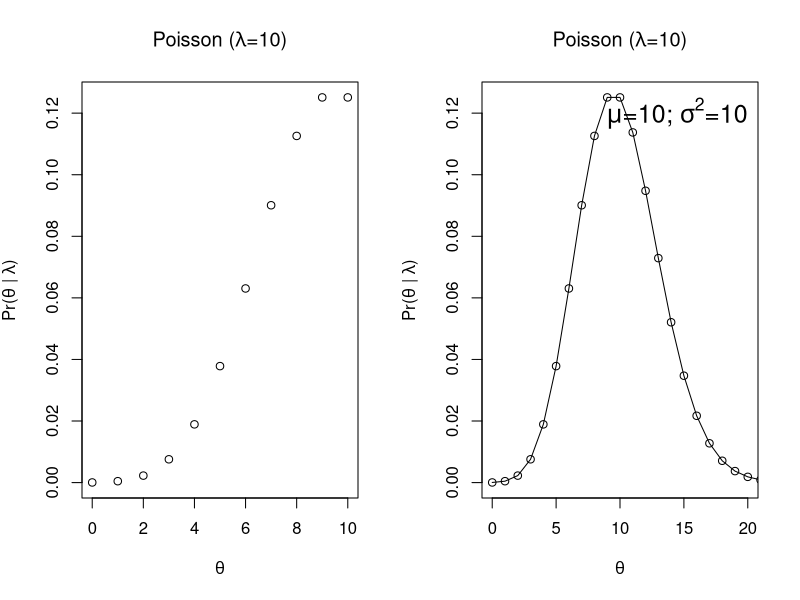
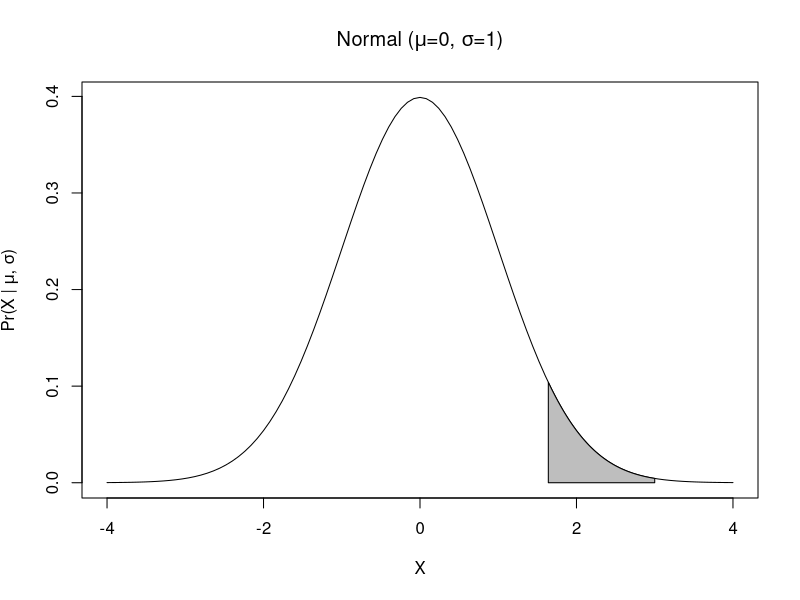

Source code (R) for these figures, in order:
## ---- chunk 1
poiss <- function(m, plotLine, plotMean, limits) {
  m <- as.numeric(m); omega <- 0:1000; probs <- dpois(omega,m)
  plot(omega,probs,type="p", xlab=expression(theta), xlim=limits,
       main=substitute(paste("Poisson (",lambda, "=", m, ")", sep="")),
       ylab=substitute(paste("Pr(", theta, " | ", lambda, ")", sep="")))
  if(plotLine) lines(omega, probs)
  if(plotMean) { range <- (m-trunc(m/2)):(m+trunc(m/2)); meanVal <- m; varVal <- m
    if(limits[2] %in% range) {coord <- 0;just <- c(0,1)} else {coord <- limits[2];just <- c(1,1)}
    text(coord, max(probs), adj=just, cex=1.5,
         substitute(paste(mu, "=", meanVal, "; ", sigma^2, "=", varVal)))
  }}
## ---- chunk 2
par(mfrow=c(1,2))
poiss(m=10, plotLine=FALSE, plotMean=FALSE, limits=c(0,10))
poiss(10, TRUE, TRUE, c(0, 20))
## ---- chunk 3
normal.prob <- function(mn, s, value, lower=FALSE) {
  mn <- as.numeric(mn)
  s <- as.numeric(s)
  y <- function(x) {dnorm(x,mean=mn,sd=s)}
  curve(y,from=mn-4*s, to=mn+4*s,xlab=expression(X), ylab=substitute(paste("Pr(X", " | ", mu,", ", sigma,")", sep="")),main=substitute(paste("Normal (", mu, "=", mn, ", ",sigma, "=", s, ")", sep="")))
  if(lower) {
    coord.x <- c(mn-3*s, seq(mn-3*s, value, 0.01),value)
    coord.y <- c(0, y(seq(mn-3*s, value, 0.01)),0)
  } else {
    coord.x <- c(value, seq(value, mn+3*s, 0.01), mn+3*s)
    coord.y <- c(0, y(seq(value, mn+3*s, 0.01)) ,0)
  }
  polygon(coord.x, coord.y, col="grey")
}
par(mfrow=c(1,1))
normal.prob(0, 1, 1.64)
